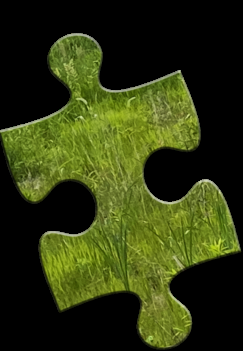
#> input picture puzzle-piece-transparent.png, 243 x 351 px
$ python piece-image-extractor.py
#> lines starting #> are read from the running program, lines starting #| are printed output that depends on the picture; after the words box and inside, x2 and y2 are one past the last pixel; in counts of white or black regions, pixels touching at a corner belong together
import cv2 as cv
import numpy as np

image = cv.imread('puzzle-piece-transparent.png')
#> image is the input picture: shape (351, 243, 3); mean B, G, R 16.2, 54.9, 46.7

cv.imshow('Image', image)

grey = cv.cvtColor(image, cv.COLOR_RGB2GRAY)
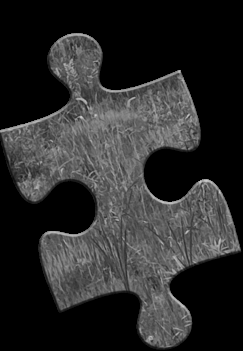
#> grey: shape (351, 243); min 0, max 205, mean 42.4

blur = cv.GaussianBlur(grey,(5,5),0)
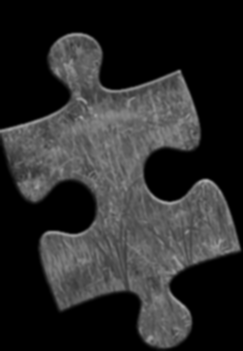
#> blur: shape (351, 243); min 0, max 172, mean 42.4

# thresh = cv.adaptiveThreshold(blur, 255, cv.ADAPTIVE_THRESH_GAUSSIAN_C, cv.THRESH_BINARY,11,2)
ret, thresh = cv.threshold(blur,0,255,cv.THRESH_BINARY+cv.THRESH_OTSU)
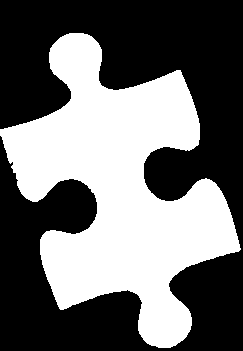
#> thresh: shape (351, 243); 42.8% white; 1 white region, box (x1, y1, x2, y2) and area: (0, 33, 241, 348) 36464
#> ret = 49

cv.imshow('Threshold', thresh)


edged = cv.Canny(thresh.copy(), 100, 200)
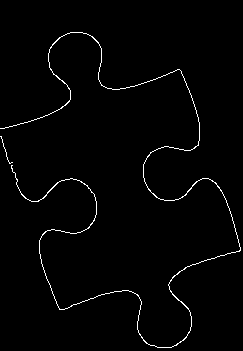
#> edged: shape (351, 243); 1.5% white in thin lines or dots, all inside (x1, y1, x2, y2) = (0, 32, 241, 348)

cv.imshow('Edges', edged)


cv.waitKey(0)

cv.destroyAllWindows()

$ run again, with puzzle-pieces.png copied over puzzle-piece-transparent.png
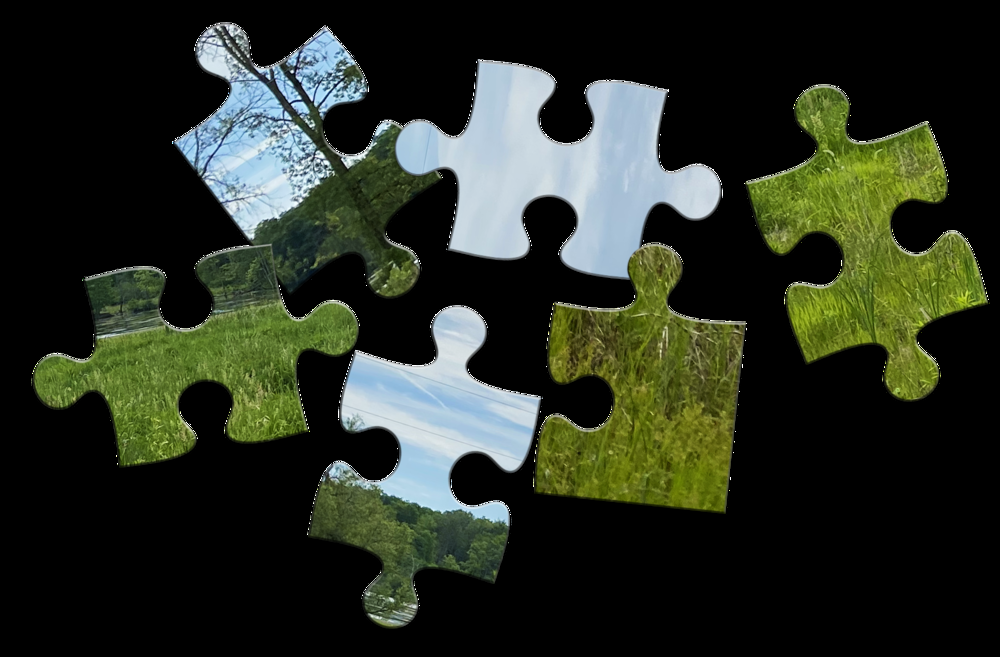
#> input picture puzzle-pieces.png, 1000 x 657 px
#> image is the input picture: shape (657, 1000, 3); mean B, G, R 35.4, 47.3, 41
#> `ret, thresh = cv.threshold(blur,0,255,cv.THRESH_BINARY+cv.THRESH_OTSU)`:
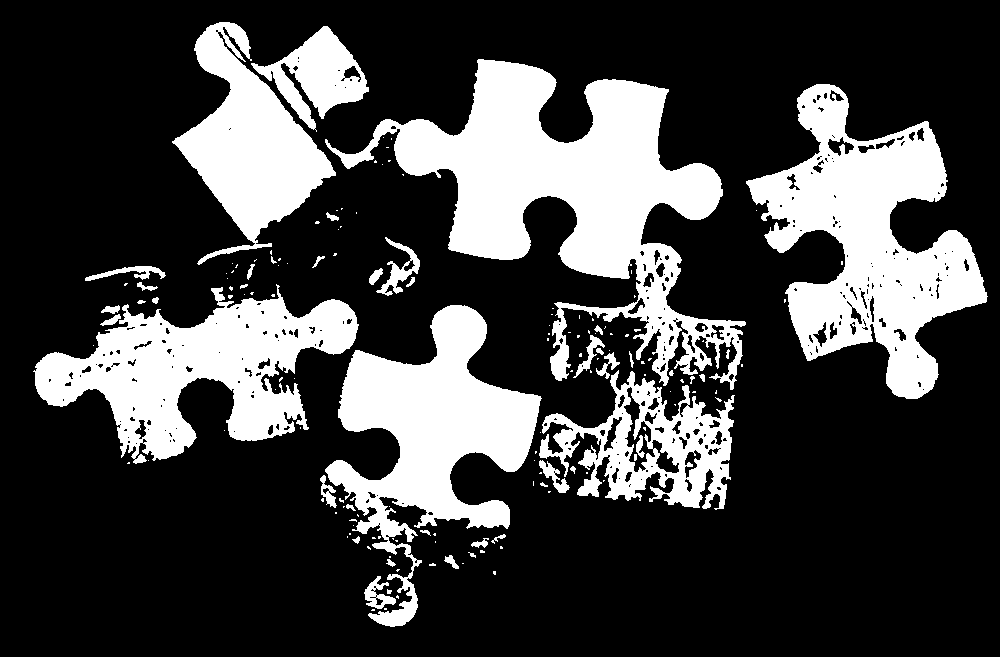
#> thresh: shape (657, 1000); 26.1% white; 156 white regions (111 under 20 px), largest, box (x1, y1, x2, y2) and area: (325, 59, 746, 390) 45697, (746, 84, 988, 399) 33787, (325, 305, 542, 627) 26834
#> ret = 75
#> `edged = cv.Canny(thresh.copy(), 100, 200)`:
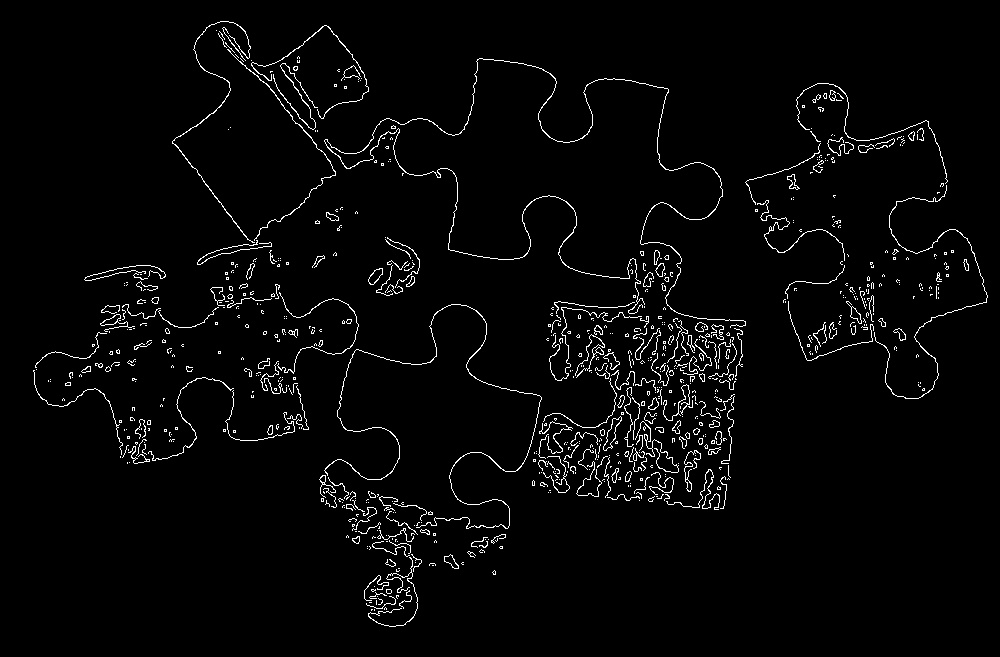
#> edged: shape (657, 1000); 2.7% white in thin lines or dots, all inside (x1, y1, x2, y2) = (33, 21, 988, 627)
